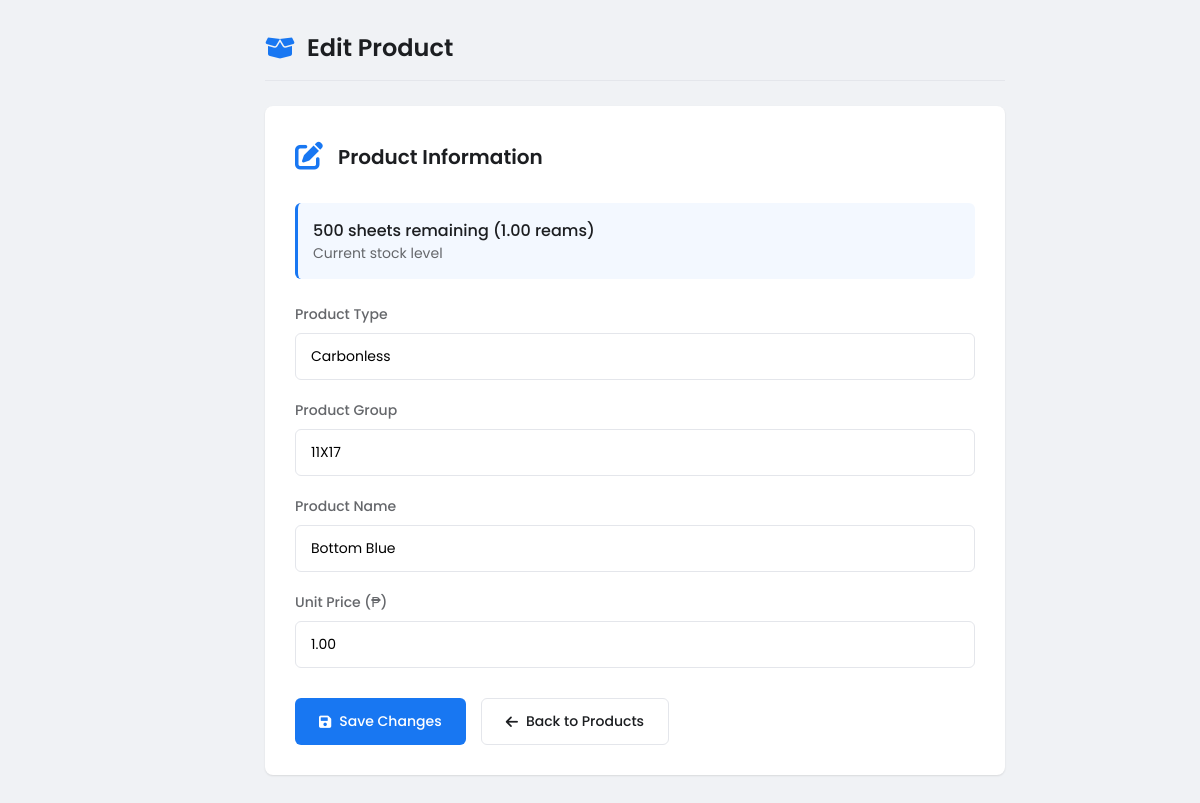
/pages/edit_product.php?id=55 (signed in), run on an earlier commit of the app's database.
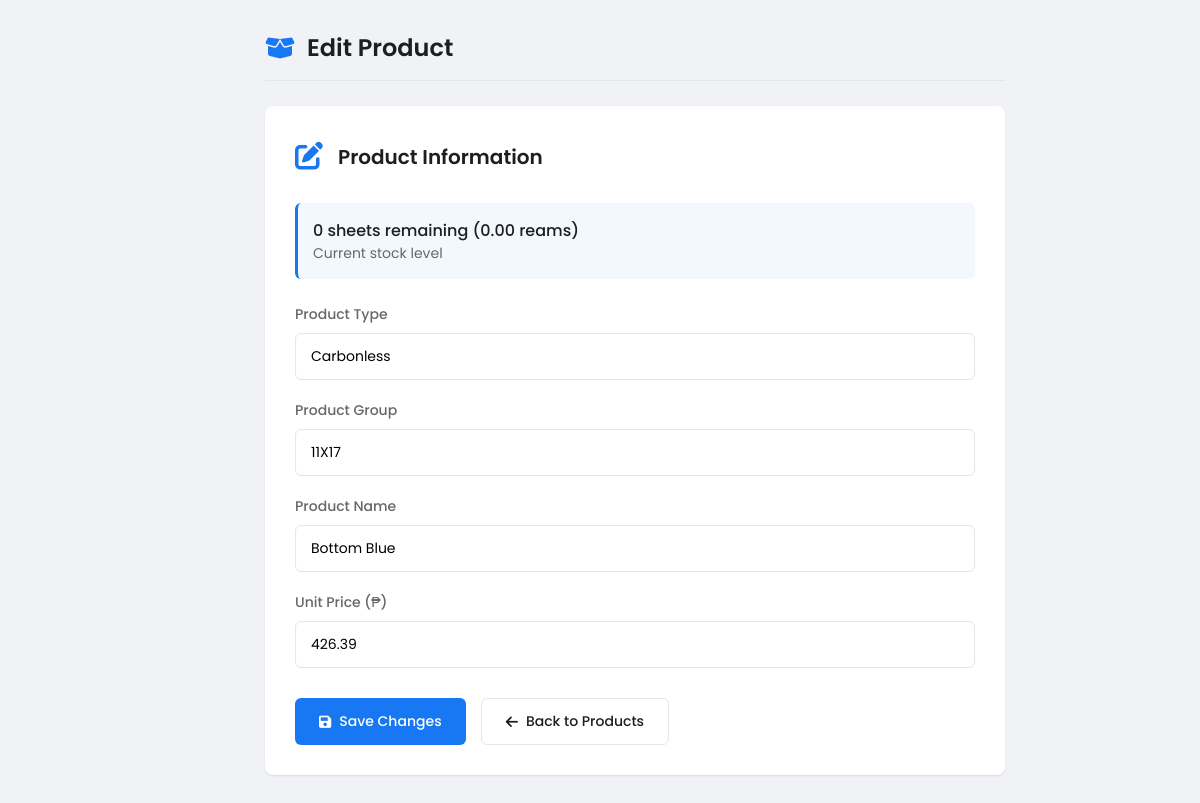
And on a later commit of the database.
### tables this page shows
CREATE TABLE `products` (
  `id` int(11) NOT NULL AUTO_INCREMENT,
  `product_type` varchar(100) DEFAULT NULL,
  `product_group` varchar(100) DEFAULT NULL,
  `product_name` varchar(100) DEFAULT NULL,
  `unit_price` decimal(10,2) NOT NULL,
  `created_by` int(11) DEFAULT NULL,
  PRIMARY KEY (`id`),
  KEY `fk_products_created_by` (`created_by`),
  CONSTRAINT `fk_products_created_by` FOREIGN KEY (`created_by`) REFERENCES `users` (`id`) ON DELETE SET NULL ON UPDATE CASCADE
);

### pages/edit_product.php (the view, shortened to what this page needs)
<?php
require_once '../config/db.php';
$product_id = intval($_GET['id'] ?? 0);
$stmt = $inventory->prepare("
    SELECT p.*,
           (IFNULL(SUM(d.delivered_reams), 0) * 500 - IFNULL(SUM(u.used_sheets), 0)) AS remaining_sheets
    FROM products p
    LEFT JOIN delivery_logs d ON p.id = d.product_id
    LEFT JOIN usage_logs u ON p.id = u.product_id
    WHERE p.id = ?
    GROUP BY p.id
");
$stmt->bind_param("i", $product_id);
$stmt->execute();
$result = $stmt->get_result();
$product = $result->fetch_assoc();
$remaining_sheets = intval($product['remaining_sheets']);
?>
<!DOCTYPE html>
<html lang="en">
<head>
    <link rel="stylesheet" href="https://cdnjs.cloudflare.com/ajax/libs/font-awesome/6.0.0-beta3/css/all.min.css">
</head>
<body>
    <div class="main-content">
        <header class="page-header">
            <h1 class="page-title"><i class="fas fa-box-open"></i> Edit Product</h1>
        </header>
        <div class="form-card">
            <div class="form-header">
                <div class="form-icon">
                    <i class="fas fa-edit"></i>
                </div>
                <h2 class="form-title">Product Information</h2>
            </div>
            <div class="stock-info">
                <div class="stock-value">
                    <?= number_format($remaining_sheets) ?> sheets remaining
                    (<?= number_format($remaining_sheets / 500, 2) ?> reams)
                </div>
                <div class="stock-label">Current stock level</div>
            </div>
            <form method="POST">
                <div class="form-group">
                    <label class="form-label">Product Type</label>
                    <input type="text" name="product_type" class="form-control"
                        value="<?= htmlspecialchars($product['product_type']) ?>" required>
                </div>
                <div class="form-group">
                    <label class="form-label">Product Group</label>
                    <input type="text" name="product_group" class="form-control"
                        value="<?= htmlspecialchars($product['product_group']) ?>" required>
                </div>
                <div class="form-group">
                    <label class="form-label">Product Name</label>
                    <input type="text" name="product_name" class="form-control"
                        value="<?= htmlspecialchars($product['product_name']) ?>" required>
                </div>
                <div class="form-group">
                    <label class="form-label">Unit Price (₱)</label>
                    <input type="number" step="0.01" name="unit_price" class="form-control"
                        value="<?= htmlspecialchars($product['unit_price']) ?>" required>
                </div>
                <div class="btn-group">
                    <button type="submit" class="btn btn-primary">
                        <i class="fas fa-save"></i> Save Changes
                    </button>
                    <a href="products.php" class="btn btn-outline">
                        <i class="fas fa-arrow-left"></i> Back to Products
                    </a>
                </div>
            </form>
        </div>
    </div>
</body>
</html>

What changed in the data, as far as the page shows it:
changed products "Carbonless": unit_price "1.00" → "426.39"
Also different on the page:
$remaining_sheets: "500" → "0"
$remaining_sheets / 500: "1.00" → "0.00"
